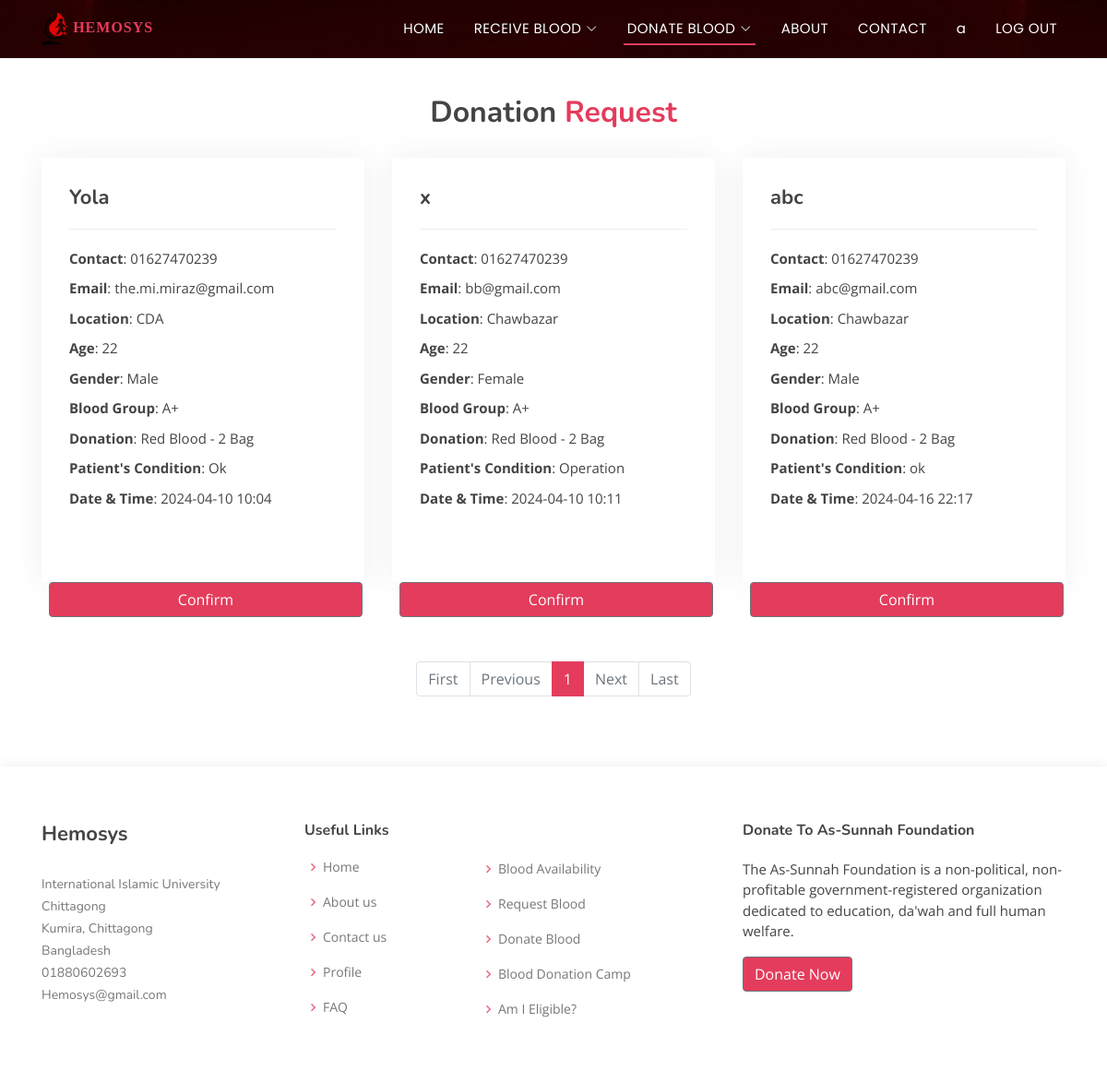
The app's page /donor/donation-request/ (signed in) with its own data.
### Recipient/models.py (models this page shows)
class recipient(models.Model):
    recipientname = models.CharField(max_length=150)
    recipientphone = models.CharField(max_length=150)
    recipientemail = models.CharField(max_length=150)
    recipientlocation = models.CharField(max_length=150)
    recipientage = models.CharField(max_length=150)
    recipientgender = models.CharField(max_length=150)
    recipientblood = models.CharField(max_length=150)
    recipientdonationtype = models.CharField(max_length=150, null=True)
    recipientdonationquantity = models.CharField(max_length=150)
    recipientcondition = models.CharField(max_length=150)
    recipientdate = models.CharField(max_length=150)
    recipienttime = models.CharField(max_length=150, default = None)

### donor/views.py (the view)
# urls.py: path('donation-request/', views.donation_request, name="donationrequest"),
def donation_request(request):
    if request.user.is_authenticated:
        reqdata = recipient.objects.all()
        paginator=Paginator(reqdata,12)
        page_number=request.GET.get('page')
        page_obj=paginator.get_page(page_number)
        return render(request, "donationrequest.html", {"page_obj": page_obj})
    else:
        messages.warning(request, "PLEASE LOG IN TO DONATE")
        return redirect("/")

### templates/donationrequest.html (shortened to what this page needs)
{% extends 'base.html' %}
{% block content %}
<section id="portfolio-details" class="portfolio-details">
  <div class="container">
    <div class="section-title">
      <br><br>
      <h3>Donation <span>Request</span></h3>
    </div>
  </div>
  <div class="container">
    <div class="row gy-4">
      {% for n in page_obj %}
      <div class="col-lg-4">
        <div class="portfolio-info">
          <h3>{{ n.recipientname }}</h3>
          <ul>
            <li><strong>Contact</strong>: {{ n.recipientphone }} </li>
            <li><strong>Email</strong>: {{ n.recipientemail }} </li>
            <li><strong>Location</strong>: {{ n.recipientlocation }} </li>
            <li><strong>Age</strong>: {{ n.recipientage }} </li>
            <li><strong>Gender</strong>: {{ n.recipientgender }} </li>
            <li><strong>Blood Group</strong>: {{ n.recipientblood }} </li>
            <li><strong>Donation</strong>: {{ n.recipientdonationtype }} - {{ n.recipientdonationquantity }} Bag</li>
            <li><strong>Patient's Condition</strong>: {{ n.recipientcondition }} </li>
            <li><strong>Date & Time</strong>: {{ n.recipientdate }} {{ n.recipienttime }} </li>
            <br><br>
          </ul>
        </div>
        <form method="post" action="/donor/confirm-donation/{{n.id}}/">
          <button type="submit" class="btn btn-secondary mx-2" style="background-color: #e43c5c; width: 340px;"> Confirm </button>
        </form>
      </div>
      {% endfor %}
    </div>
  </div>
  <br><br>
  <div class="container d-flex justify-content-center">
    <nav aria-label="...">
      <ul class="pagination">
        {% if page_obj.has_previous %}
          <li class="page-item">
            <a class="page-link" href="?page=1">First</a>
          </li>
          <li class="page-item">
            <a class="page-link" href="?page={{ page_obj.previous_page_number }}">Previous</a>
          </li>
        {% else %}
          <li class="page-item disabled">
            <a class="page-link" href="?page=1">First</a>
          </li>
          <li class="page-item disabled">
            <a class="page-link" href="#">Previous</a>
          </li>
        {% endif %}
        {% for num in page_obj.paginator.page_range %}
          <li class="page-item {% if page_obj.number == num %}active{% endif %}" aria-current="page">
            <a class="page-link" href="?page={{ num }}">{{ num }}</a>
          </li>
        {% endfor %}
        {% if page_obj.has_next %}
          <li class="page-item">
            <a class="page-link" href="?page={{ page_obj.next_page_number }}">Next</a>
          </li>
          <li class="page-item">
            <a class="page-link" href="?page={{ page_obj.paginator.num_pages }}">Last</a>
          </li>
        {% else %}
          <li class="page-item disabled">
            <a class="page-link" href="#">Next</a>
          </li>
          <li class="page-item disabled">
            <a class="page-link" href="#">Last</a>
          </li>
        {% endif %}
      </ul>
    </nav>
  </div>
</section>
{% endblock content %}

### templates/header.html (shortened to what this page needs)
{%load static %}
<!DOCTYPE html>
<html lang="en">
<head>
  <link rel="stylesheet" href="https://cdn.jsdelivr.net/npm/bootstrap@4.4.1/dist/css/bootstrap.min.css">
  <link rel="stylesheet" href="https://cdn.jsdelivr.net/npm/bootstrap-icons@1.3.0/font/bootstrap-icons.css">
  <link rel='stylesheet' href='https://unpkg.com/boxicons@2.1.4/css/boxicons.min.css' >
  <link href="/static/assets/css/style.css" rel="stylesheet">
</head>
<body>
  <header id="header" class="fixed-top ">
    <div class="container d-flex align-items-center justify-content-between">
      <a href="/" class="logo"><img src="{% static '/images/logo.png' %}" alt="" class="img-fluid"> HEMOSYS </a>
      <nav id="navbar" class="navbar">
        <ul>
          {% url 'index' as url %}
          <li><a class="{% if request.path == url %} active {% endif %}" href="/">HOME</a></li>
          {% url 'requestblood' as url1 %}
          {% url 'bloodavailability' as url2 %}
          <li class="dropdown"><a class="{% if request.path == url1 or request.path == url2 %} active {% endif %}" href="#"><span>RECEIVE BLOOD</span> <i class="bi bi-chevron-down"></i></a>
          </li>
          {% url 'donorregistration' as url3 %}
          {% url 'registereddonors' as url4 %}
          {% url 'donationcamp' as url5 %}
          {% url 'amieligible' as url6 %}
          {% url 'donationrequest' as url7 %}
          <li class="dropdown"><a class="{% if request.path == url3 or request.path == url4 or request.path == url5 or request.path == url6 or request.path == url7 %} active {% endif %}" href="#"><span>DONATE BLOOD</span> <i class="bi bi-chevron-down"></i></a>
          </li>
          {% url 'about' as url %}
          <li><a class="{% if request.path == url %} active {% endif %}" href="{{url}}">ABOUT</a></li>
          {% url 'contact' as url %}
          <li><a class="{% if request.path == url %} active {% endif %}" href="{{url}}">CONTACT</a></li>
          {% if request.user.is_superuser %}
          <li class="dropdown"><a href="#"><span>Admin <i class="fa-solid fa-user"></i></span> <i class="bi bi-chevron-down"></i></a>
            <ul>
              {% url 'profile' as url %}
              <li><a class="{% if request.path == url %} active {% endif %}" href="{{url}}">{{ user }}<i class="fa-solid fa-user"></i></a></li>
              <li><a href="/admin">Dashboard</a></li>
            </ul>
          </li>
          {% else %}
          {% if request.user.is_authenticated %}
          {% url 'profile' as url %}
          <li><a class="{% if request.path == url %} active {% endif %}" href="{{url}}">{{ user.first_name }}</a></li>
          {% else %}
          {% url 'profile' as url %}
          <li><a class="{% if request.path == url %} active {% endif %}" href="{{url}}">Anonymous</a></li>
          {% endif %}
          {% endif %}
          {% if request.user.is_authenticated %}
          <li><a  class="nav-link scrollto" href="/auth/logout/">LOG OUT
          </a></li>
          {% endif %}
        </ul>
      </nav>
    </div>
  </header>

### static/assets/css/style.css (style rules this page uses)
body { font-family: "Open Sans", sans-serif; color: #444444; }
a { color: #e43c5c; text-decoration: none; }
h1, h2, h3, h4, h5, h6 { font-family: "Nunito", sans-serif; }
#header { transition: all 0.5s; z-index: 997; padding: 10px 0; background: url("../../images/headerbg.jpg") top center; }
#header .logo { font-size: 16px; margin: 0; padding: 0; line-height: 1; font-weight: 600; letter-spacing: 1px; text-transform: uppercase; font-family: cursive; }
#header .logo img { max-height: 35px; }
.navbar { padding: 0; }
.navbar ul { margin: 0; padding: 0; display: flex; list-style: none; align-items: center; }
.navbar li { position: relative; }
.navbar>ul>li { white-space: nowrap; padding: 10px 0 10px 24px; }
.navbar a, .navbar a:focus { display: flex; align-items: center; justify-content: space-between; font-family: "Poppins", sans-serif; color: #fff; font-size: 15px; padding: 0 4px; white-space: nowrap; transition: 0.3s; letter-spacing: 0.4px; position: relative; }
.navbar a i, .navbar a:focus i { font-size: 12px; line-height: 0; margin-left: 5px; }
.navbar>ul>li>a:before { content: ""; position: absolute; width: 100%; height: 2px; bottom: -6px; left: 0; background-color: #e43c5c; visibility: hidden; transform: scaleX(0); transition: all 0.3s ease-in-out 0s; }
.navbar a:hover:before, .navbar li:hover>a:before, .navbar .active:before { visibility: visible; transform: scaleX(1); }
.navbar a:hover, .navbar .active, .navbar .active:focus, .navbar li:hover>a { color: #fff; }
section { padding: 60px 0; overflow: hidden; }
.section-title { text-align: center; padding-bottom: 30px; }
.section-title h3 { margin: 15px 0 0 0; font-size: 32px; font-weight: 700; }
.section-title h3 span { color: #e43c5c; }
.portfolio-details { padding-top: 40px; }
.portfolio-details .portfolio-info { width: 350px; height: 460px; padding: 30px; box-shadow: 0px 0 30px rgba(73, 60, 62, 0.08); overflow: hidden; }
.portfolio-details .portfolio-info h3 { font-size: 22px; font-weight: 700; margin-bottom: 20px; padding-bottom: 20px; border-bottom: 1px solid #eee; }
.portfolio-details .portfolio-info ul { list-style: none; padding: 0; font-size: 15px; }
.portfolio-details .portfolio-info ul li+li { margin-top: 10px; }
.pagination .page-link { color: #e43c5c; background-color: transparent; border-color: #e43c5c; }
.pagination .page-item.active .page-link { background-color: #e43c5c; border-color: #e43c5c; }

### records on screen
recipient: recipientname "Yola", recipientphone "01627470239", recipientemail "the.mi.miraz@gmail.com", recipientlocation "CDA", recipientage "22", recipientgender "Male", recipientblood "A+", recipientdonationtype "Red Blood", recipientdonationquantity "2", recipientcondition "Ok", recipientdate "2024-04-10", recipienttime "10:04"
recipient: recipientname "x", recipientphone "01627470239", recipientemail "bb@gmail.com", recipientlocation "Chawbazar", recipientage "22", recipientgender "Female", recipientblood "A+", recipientdonationtype "Red Blood", recipientdonationquantity "2", recipientcondition "Operation", recipientdate "2024-04-10", recipienttime "10:11"
recipient: recipientname "abc", recipientphone "01627470239", recipientemail "abc@gmail.com", recipientlocation "Chawbazar", recipientage "22", recipientgender "Male", recipientblood "A+", recipientdonationtype "Red Blood", recipientdonationquantity "2", recipientcondition "ok", recipientdate "2024-04-16", recipienttime "22:17"

### other values on screen
{{ user.first_name }} "a"
{{ num }} "1"
